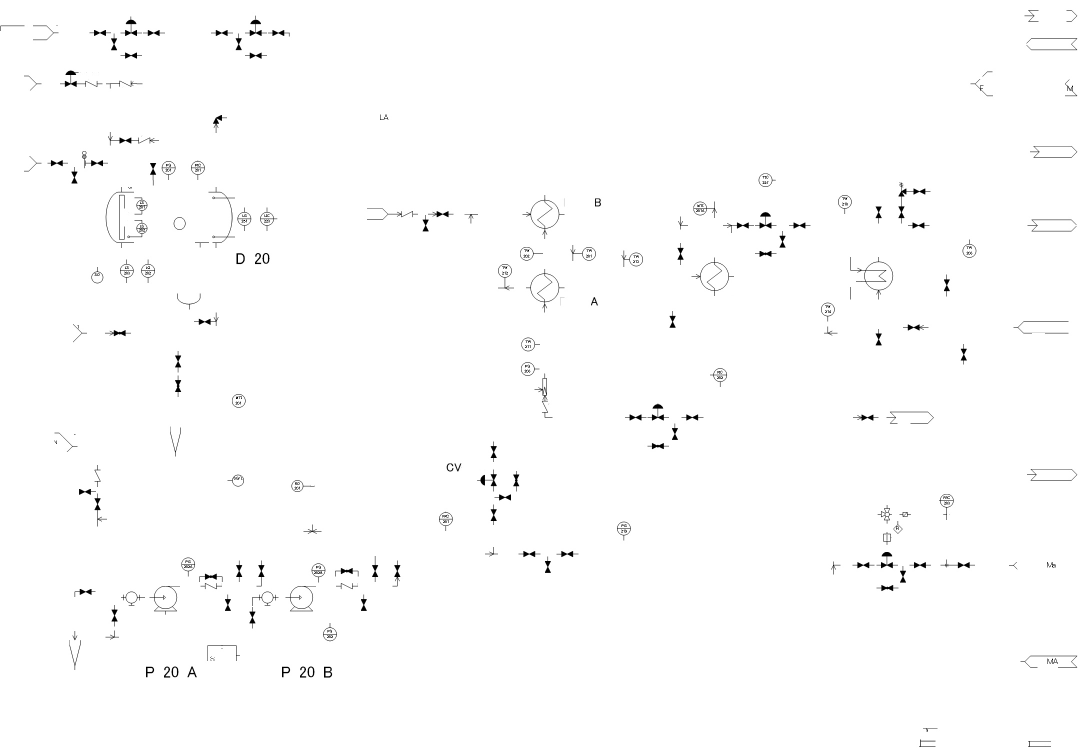
//> input picture 器件进一步提取.jpg, 2175 x 1496 px (shown at 1/2 size)
$ ./器件匹配   (built with g++ and OpenCV 4)
//> lines starting //> are read from the running program, lines starting //| are printed output that depends on the picture; after the words box and inside, x2 and y2 are one past the last pixel; in counts of white or black regions, pixels touching at a corner belong together
#include <opencv2/opencv.hpp>
#include <iostream>
#include <math.h>

using namespace cv;
using namespace std;

RNG rng(12345);
int blue;
int green;
int red;

Mat src, src_gray, src_thrd, src_thrdn;
Mat temp, temp_gray, temp_thrd;


void ex_circle(vector<vector<Point>> contours, vector<vector<uchar>>&v_circle, vector<uchar>&flag)   ;
void getpoint( vector< vector<int> >&blackpoint, vector< vector<int> >&blackpointt, uint &sum);
void match_in_coutours(vector<vector<Point>>&contours, vector<vector<int>>&blackpoint, vector<vector<int>>&blackpointt,
								uint &sum);

int main(int argc,char** argv)
{
	src = imread("../../器件进一步提取.jpg");             //读取并显示图像
//> src is the input picture: 1496 rows x 2175 cols, CV_8UC3; min 0, max 255, mean 252.7

	if(src.empty())
	{
		printf("could not load image...\n");
		return -1;
	}
	namedWindow("img",CV_WINDOW_FREERATIO);
	namedWindow("oimg",CV_WINDOW_FREERATIO);
//	namedWindow("oimg1",CV_WINDOW_FREERATIO);
	cvtColor(src, src_gray, CV_BGR2GRAY);
	threshold(src_gray, src_thrd, 193, 255, THRESH_BINARY);
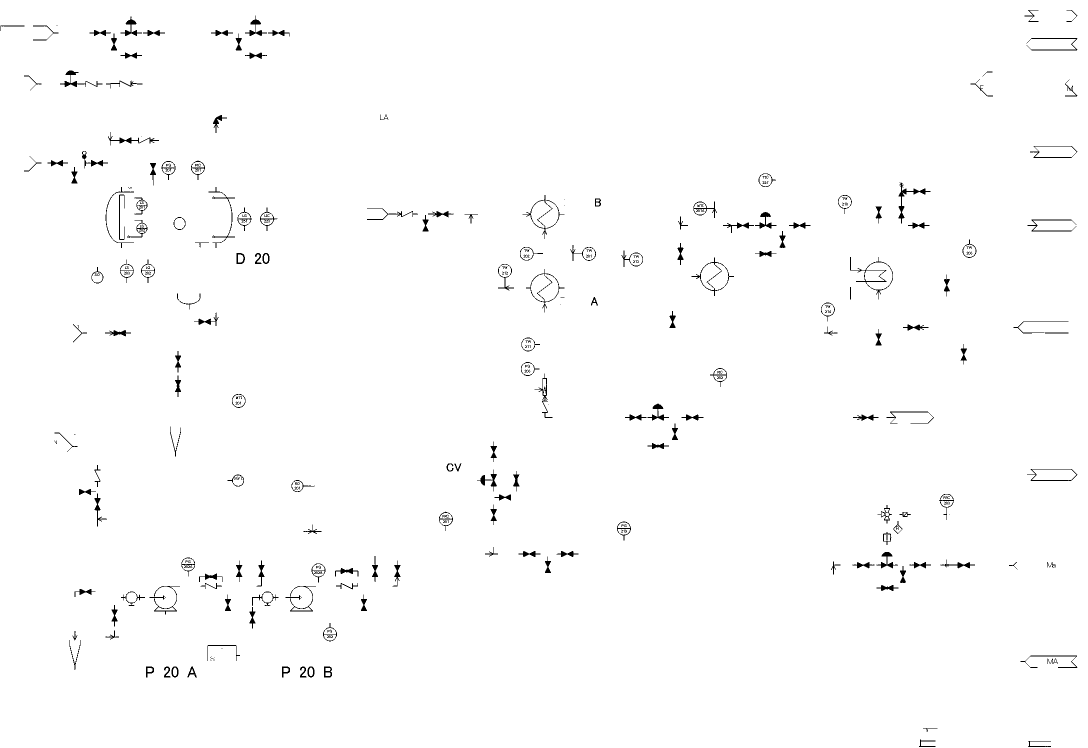
//> src_thrd: 1496 rows x 2175 cols, CV_8UC1 (shown at 1/2 size); 98.8% white; 270 black regions (55 under 20 px), largest, box (x1, y1, x2, y2) and area: (1797, 365, 1861, 447) 676, (1700, 514, 1786, 599) 601, (120, 141, 205, 174) 505
	imshow("img", src);

//*************************轮廓检测***************************
	bitwise_not(src_thrd, src_thrdn);
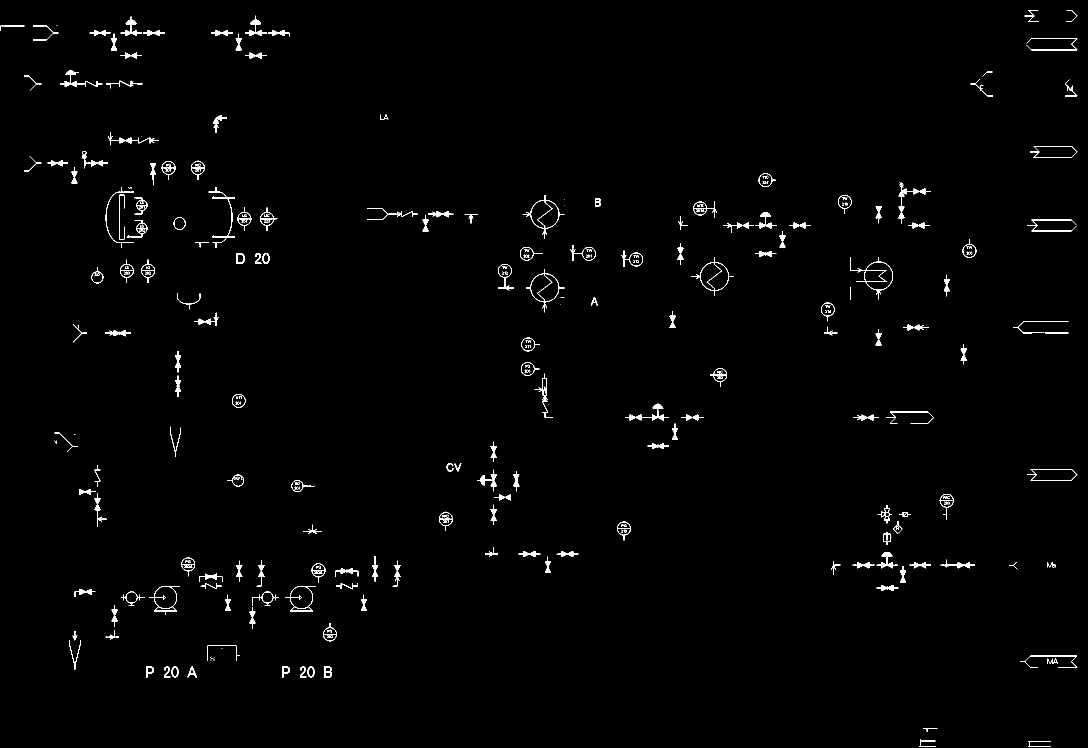
//> src_thrdn: 1496 rows x 2175 cols, CV_8UC1 (shown at 1/2 size); 1.2% white; 270 white regions (55 under 20 px)
	vector<vector<Point>> contours;
	vector<Vec4i> h;
	findContours(src_thrdn, contours, h, RETR_EXTERNAL, CHAIN_APPROX_NONE, Point());
//> contours = 194 contours, 20 with area under 20; largest, box (x1, y1, x2, y2) and area: (1700, 514, 1786, 599) 2623, (1383, 515, 1468, 592) 2617, (1045, 390, 1129, 478) 2590, (1052, 538, 1129, 625) 2576, (299, 1172, 360, 1229) 1916; h = 194 items, first 8: [1, -1, -1, -1], [2, 0, -1, -1], [3, 1, -1, -1], [4, 2, -1, -1], [5, 3, -1, -1], [6, 4, -1, -1], [7, 5, -1, -1], [8, 6, -1, -1]

//************************圆检测**************************
	vector<vector<uchar>> v_circle;
	//vector<Point2i> p_circle;
	vector<uchar> flag;
	ex_circle(contours, v_circle, flag);
//> in ex_circle, `v_circle.resize(6);`: v_circle = 6 items
//> the loop in ex_circle, `for (int i = 0; i < contours.size(); i++)` made 194 passes
//> v_circle = 6 items
	for (int i = 0; i < v_circle.size(); i++)
	{
		blue = rng.uniform(0,255);
		green = rng.uniform(0,255);
		red = rng.uniform(0,255);
		for (int j = 0; j < v_circle[i].size(); j++)
		{
			Rect rect = boundingRect(contours[v_circle[i][j]]);
			int w=rect.width, h=rect.height;
			int x=rect.x, y=rect.y;
			rectangle(src, Rect(x,y,w,h), Scalar(blue, green, red), 3);
		}
	}
//> this loop made 6 passes
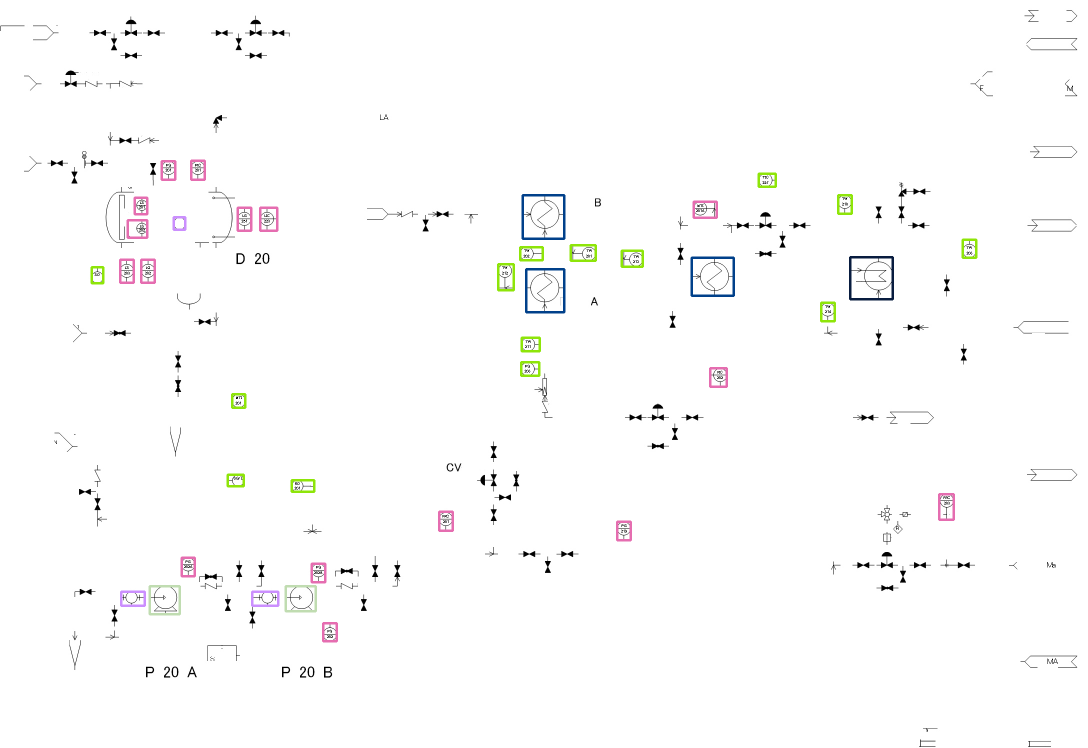
//> src: 1496 rows x 2175 cols, CV_8UC3 (shown at 1/2 size); 0.94% of pixels changed, all inside (x1, y1, x2, y2) = (181, 319, 1955, 1285)

//************************其他匹配**********************************
	string pattern_jpg = "../../device/*.jpg";    //读取文件夹内模板
	vector<String> image_files;
//> (the run ends here: the program stops with an error, at `glob(pattern_jpg, image_files);`)

$ run again, with 原图.jpg copied over 器件进一步提取.jpg
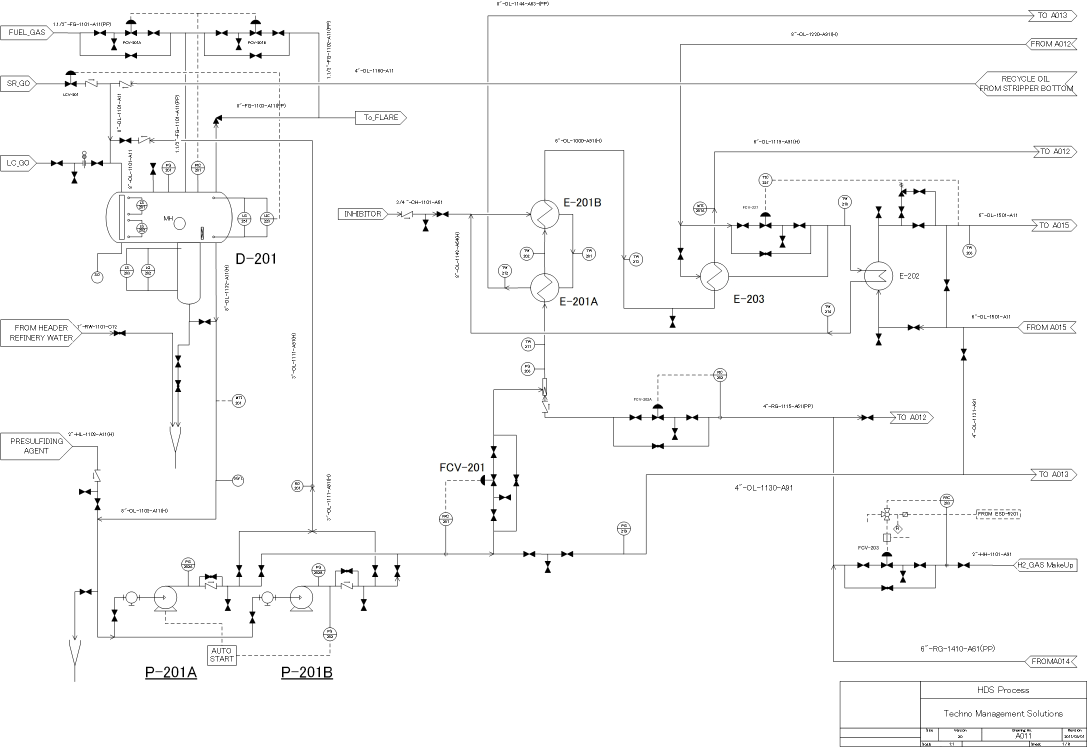
//> input picture 原图.jpg, 2175 x 1496 px (shown at 1/2 size)
//> src is the input picture: 1496 rows x 2175 cols, CV_8UC3; mean B, G, R 249.5, 249.5, 249.5
//> src_thrd: 1496 rows x 2175 cols, CV_8UC1; 96.9% white; black in thin lines or dots
//> `bitwise_not(src_thrd, src_thrdn);`:
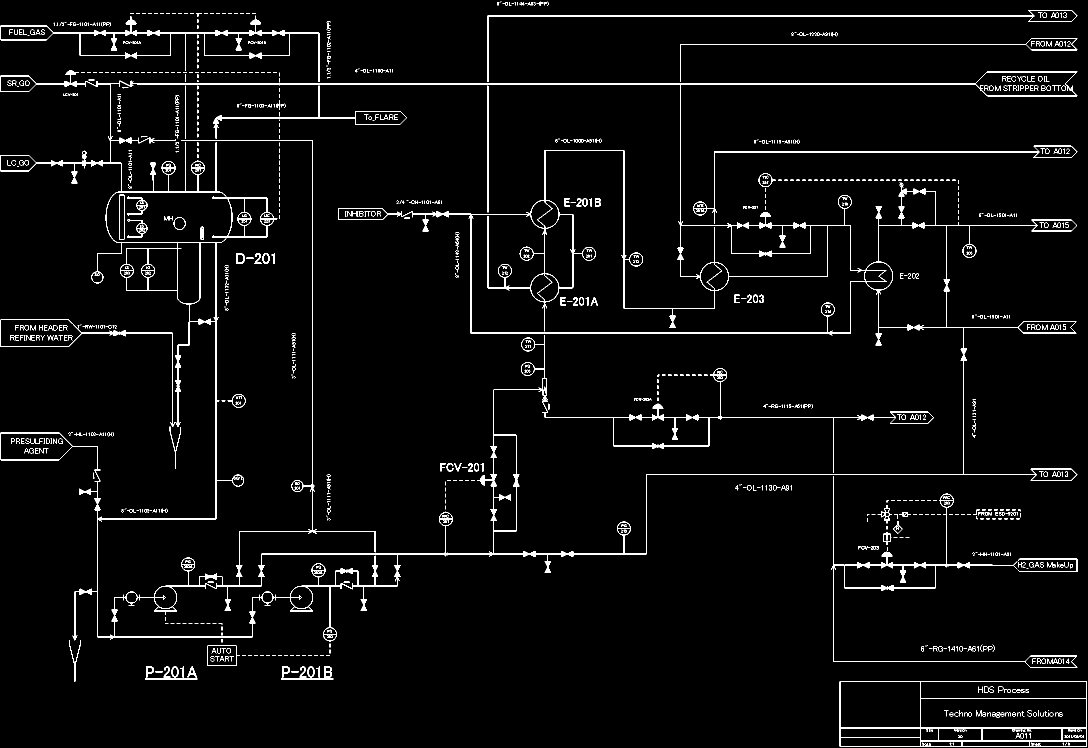
//> src_thrdn: 1496 rows x 2175 cols, CV_8UC1 (shown at 1/2 size); 3.1% white in thin lines or dots
//> `findContours(src_thrdn, contours, h, RETR_EXTERNAL, CHAIN_APPROX_NONE,..`: contours = 708 contours, 587 with area under 20; largest, box (x1, y1, x2, y2) and area: (676, 171, 2155, 1146) 240486, (1, 141, 2155, 1283) 128046, (1679, 1362, 2174, 1494) 64713, (1, 31, 639, 164) 20244, (1662, 953, 2155, 1336) 12856; h = 708 items, first 8: [1, -1, -1, -1], [2, 0, -1, -1], [3, 1, -1, -1], [4, 2, -1, -1], [5, 3, -1, -1], [6, 4, -1, -1], [7, 5, -1, -1], [8, 6, -1, -1]
//> in ex_circle, `v_circle.resize(6);`: v_circle = 6 items
//> the loop in ex_circle, `for (int i = 0; i < contours.size(); i++)` made 708 passes
//> the loop `for (int i = 0; i < v_circle.size(); i++)` made 6 passes
//> after the loop `for (int i = 0; i < v_circle.size(); i++)`:
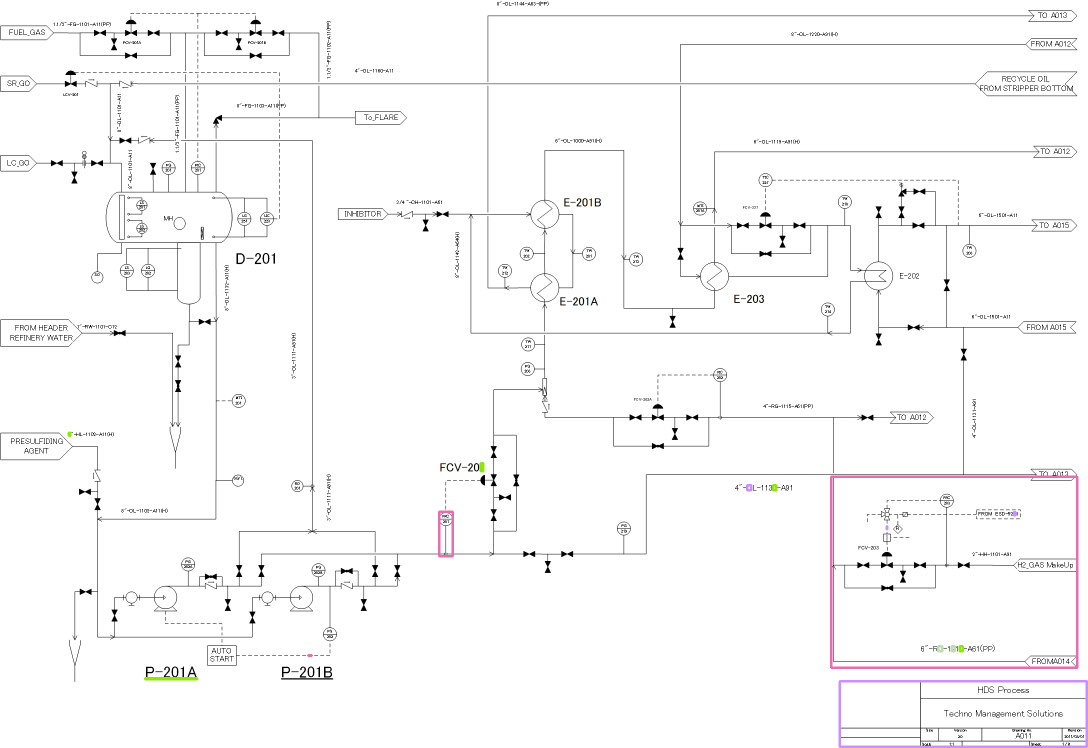
//> src: 1496 rows x 2175 cols, CV_8UC3 (shown at 1/2 size); 0.55% of pixels changed, all inside (x1, y1, x2, y2) = (135, 863, 2175, 1496)
